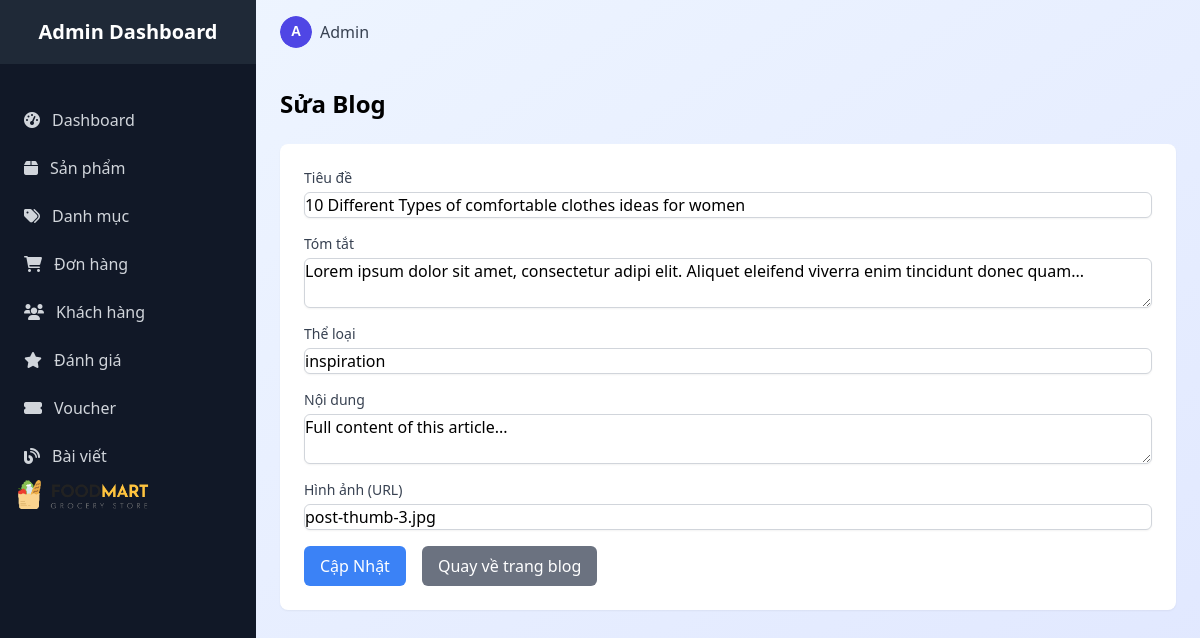
/admin/admin_blog/edit/?id=5 (signed in), run on the app's committed database.
### tables this page shows
CREATE TABLE `blogs` (
  `id` int(11) NOT NULL,
  `title` varchar(200) NOT NULL,
  `excerpt` varchar(255) DEFAULT NULL,
  `category` varchar(100) DEFAULT NULL,
  `content` text NOT NULL,
  `thumbnail` varchar(255) DEFAULT NULL,
  `created_at` timestamp NOT NULL DEFAULT current_timestamp(),
  `updated_at` timestamp NOT NULL DEFAULT current_timestamp() ON UPDATE current_timestamp()
);

### index.php (called while the page is built, shortened)
<?php
require_once ROOT . "core" . DIRECTORY_SEPARATOR . "database.php";
$app = new App();

### core/database.php (called while the page is built, shortened)
<?php
class Database {
    public function __construct() {
        $this->conn = new mysqli(DB_HOST, DB_USER, DB_PASS, DB_NAME);
    }
}

### models/BlogModel.php (called while the page is built, shortened)
<?php
require_once ROOT . "core/database.php";
class BlogModel extends Database {
    public function getBlogById($id) {
        $sql = "SELECT * FROM blogs WHERE id = ?";
        $stmt = $this->conn->prepare($sql);
        $stmt->bind_param("i", $id);
        $stmt->execute();
        return $stmt->get_result()->fetch_assoc();
    }
}
?>

### views/admin/blog/blog_edit.php (the view)
<?php
$blog = $data['blog'] ?? [];
?>
<body class="bg-gradient-to-br from-blue-50 to-indigo-100 min-h-screen">
    <?php include ROOT. '/views/admin/layouts/sidebar.php'; ?>
    <div class="lg:ml-64">
        <?php include ROOT. '/views/admin/layouts/header.php'; ?>
        <main class="p-6">
            <h2 class="text-2xl font-bold mb-6">Sửa Blog</h2>
            <form action="/FoodMartLab/admin/admin_blog/edit/?id=<?php echo $blog['id'] ?? ''; ?>" method="post" class="bg-white rounded-lg shadow-sm p-6">
                <div class="mb-4">
                    <label for="title" class="block text-sm font-medium text-gray-700">Tiêu đề</label>
                    <input type="text" id="title" name="title" value="<?php echo htmlspecialchars($blog['title'] ?? ''); ?>" class="mt-1 block w-full border border-gray-300 rounded-md shadow-sm" required>
                </div>
                <div class="mb-4">
                    <label for="excerpt" class="block text-sm font-medium text-gray-700">Tóm tắt</label>
                    <textarea id="excerpt" name="excerpt" class="mt-1 block w-full border border-gray-300 rounded-md shadow-sm"><?php echo htmlspecialchars($blog['excerpt'] ?? ''); ?></textarea>
                </div>
                <div class="mb-4">
                    <label for="category" class="block text-sm font-medium text-gray-700">Thể loại</label>
                    <input type="text" id="category" name="category" value="<?php echo htmlspecialchars($blog['category'] ?? ''); ?>" class="mt-1 block w-full border border-gray-300 rounded-md shadow-sm">
                </div>
                <div class="mb-4">
                    <label for="content" class="block text-sm font-medium text-gray-700">Nội dung</label>
                    <textarea id="content" name="content" class="mt-1 block w-full border border-gray-300 rounded-md shadow-sm" required><?php echo htmlspecialchars($blog['content'] ?? ''); ?></textarea>
                </div>
                <div class="mb-4">
                    <label for="thumbnail" class="block text-sm font-medium text-gray-700">Hình ảnh (URL)</label>
                    <input type="text" id="thumbnail" name="thumbnail" value="<?php echo htmlspecialchars($blog['thumbnail'] ?? ''); ?>" class="mt-1 block w-full border border-gray-300 rounded-md shadow-sm">
                </div>
                <div class="flex space-x-4">
                    <button type="submit" class="bg-blue-500 text-white px-4 py-2 rounded-md">Cập Nhật</button>
                    <a href="/FoodMartLab/admin/admin_blog/index" class="bg-gray-500 text-white px-4 py-2 rounded-md hover:bg-gray-600">Quay về trang blog</a>
                </div>
            </form>
        </main>
    </div>
</body>

### assets/admin/css/styles.css (style rules this page uses)
body { box-sizing: border-box; }

### data on the page
blogs: title "10 Different Types of comfortable clothes ideas for women", excerpt "Lorem ipsum dolor sit amet, consectetur adipi elit. Aliquet eleifend viverra enim tincidunt donec quam...", category "inspiration", content "Full content of this article...", thumbnail "post-thumb-3.jpg"
